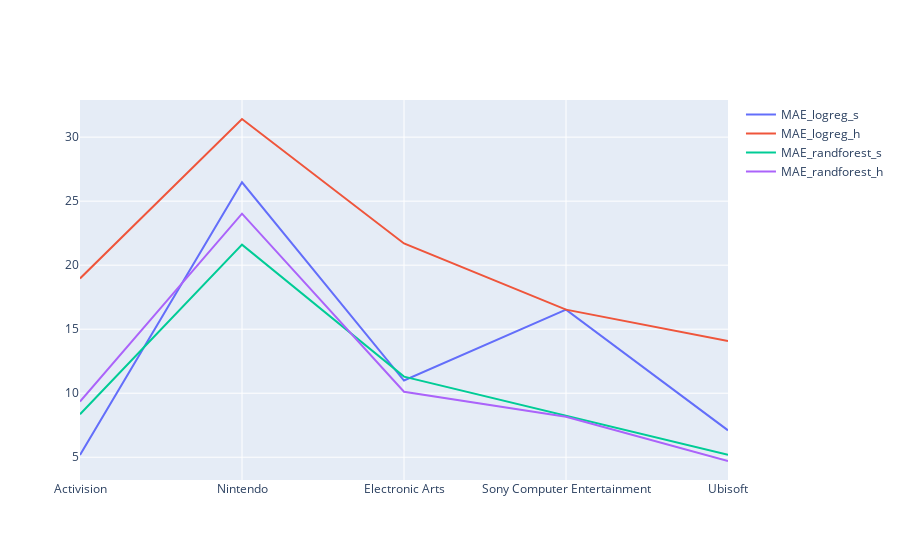

The cell this chart's notebook holds for it:
### Markdown cell above
### MAE comparison

### Code cell
fig = go.Figure()
fig.add_trace(go.Scatter(x=df_logreg_s['Publisher'], y=df_logreg_s['MAE'],
                    mode='lines',name='MAE_logreg_s'))
fig.add_trace(go.Scatter(x=df_logreg_h['Publisher'], y=df_logreg_h['MAE'],
                    mode='lines',name='MAE_logreg_h'))
fig.add_trace(go.Scatter(x=df_randforest_s['Publisher'], y=df_randforest_s['MAE'],
                    mode='lines', name='MAE_randforest_s'))
fig.add_trace(go.Scatter(x=df_randforest_h['Publisher'], y=df_randforest_h['MAE'],
                    mode='lines', name='MAE_randforest_h'))

fig.show()

### Figure 1 — Plotly figure (JSON) as saved in the notebook; plotly's stock layout.template omitted (floating-point values rounded to 4 significant figures)
{"data": [{"mode": "lines", "name": "MAE_logreg_s", "type": "scatter", "x": ["Activision", "Nintendo", "Electronic Arts", "Sony Computer Entertainment", "Ubisoft"], "y": [5.181, 26.47, 10.99, 16.53, 7.101]}, {"mode": "lines", "name": "MAE_logreg_h", "type": "scatter", "x": ["Activision", "Nintendo", "Electronic Arts", "Sony Computer Entertainment", "Ubisoft"], "y": [18.96, 31.42, 21.69, 16.53, 14.07]}, {"mode": "lines", "name": "MAE_randforest_s", "type": "scatter", "x": ["Activision", "Nintendo", "Electronic Arts", "Sony Computer Entertainment", "Ubisoft"], "y": [8.356, 21.6, 11.29, 8.225, 5.182]}, {"mode": "lines", "name": "MAE_randforest_h", "type": "scatter", "x": ["Activision", "Nintendo", "Electronic Arts", "Sony Computer Entertainment", "Ubisoft"], "y": [9.347, 24.02, 10.12, 8.163, 4.706]}], "layout": {}}
